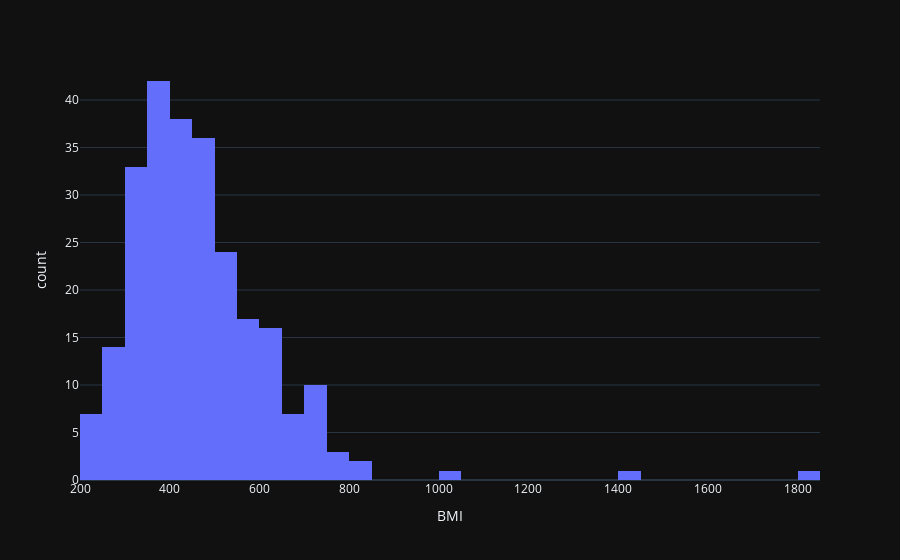
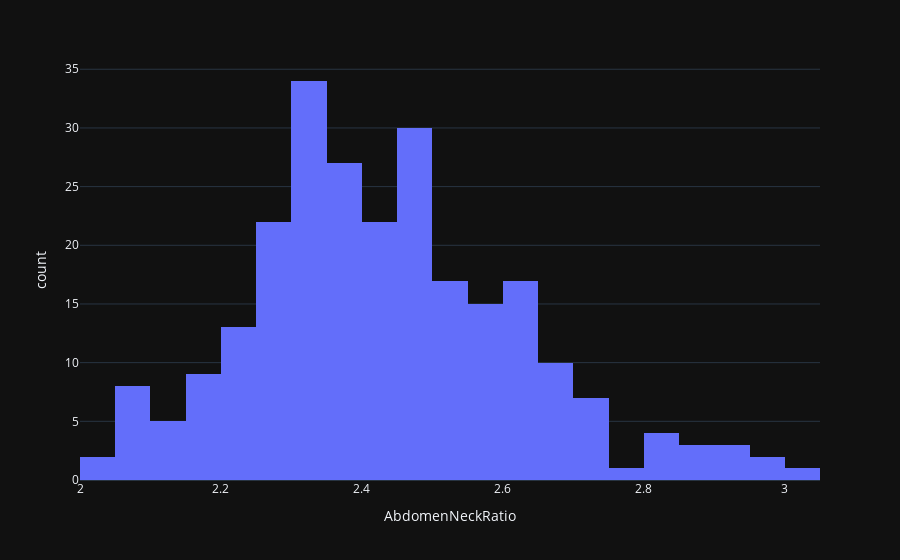
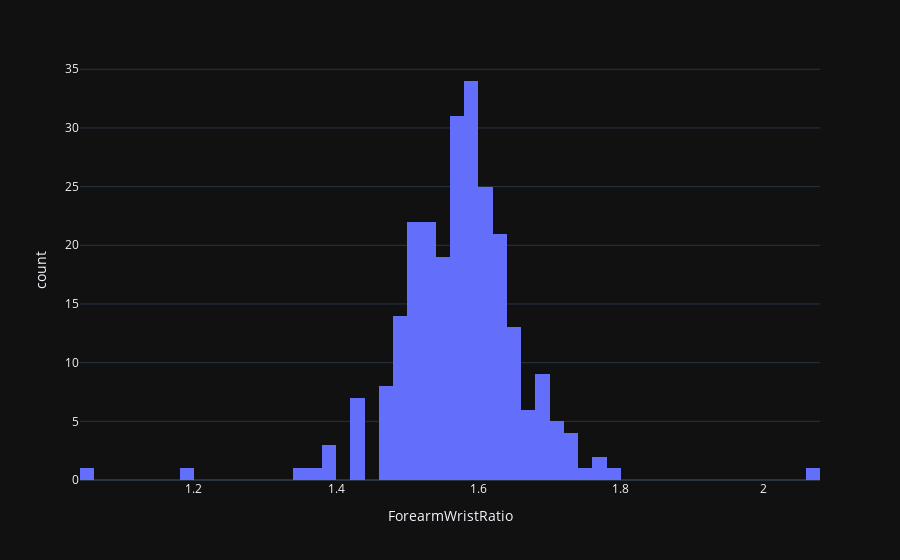
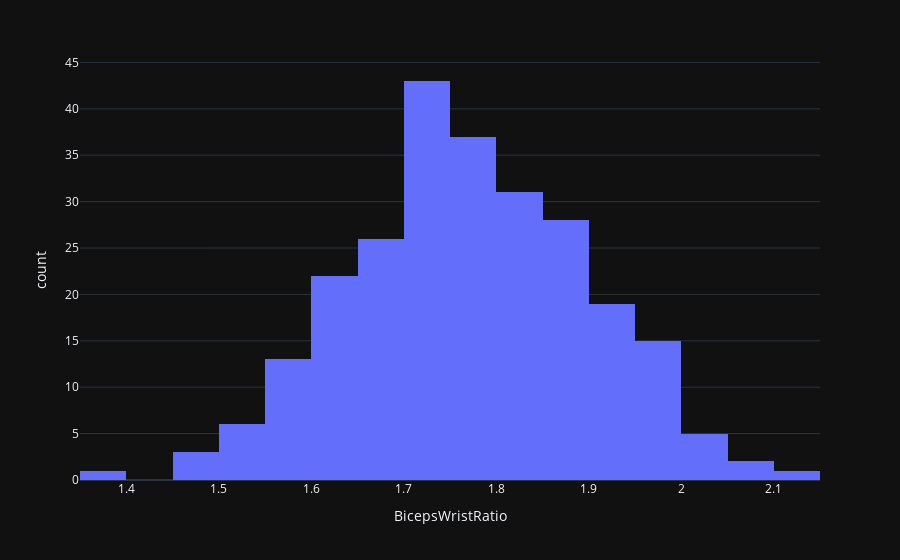

Notebook cell for these charts, in order:
### Code cell
dataFrame = pd.read_csv("bodyfat.csv")
print("Data set loaded. Num examples: ", len(dataFrame))

dataFrame['BMI'] = (dataFrame['Weight'] * dataFrame['Weight']) / dataFrame['Height']

dataFrame['AbdomenNeckRatio'] = dataFrame['Abdomen'] / dataFrame['Neck']

dataFrame['ForearmWristRatio'] = dataFrame['Forearm'] / dataFrame['Wrist']

dataFrame['BicepsWristRatio'] = dataFrame['Biceps'] / dataFrame['Wrist']

dataFrame['ThighAnkleRatio'] = dataFrame['Thigh'] / dataFrame['Ankle']

fig = px.histogram(dataFrame, x="BMI")
fig.show()

fig = px.histogram(dataFrame, x="AbdomenNeckRatio")
fig.show()

fig = px.histogram(dataFrame, x="ForearmWristRatio")
fig.show()

fig = px.histogram(dataFrame, x="BicepsWristRatio")
fig.show()

fig = px.histogram(dataFrame, x="ThighAnkleRatio")
fig.show()

fig = px.histogram(dataFrame, x="BodyFat")
fig.show()

fig = px.histogram(dataFrame, x="Height")
fig.show()

fig = px.histogram(dataFrame, x="Neck")
fig.show()

fig = px.histogram(dataFrame, x="Weight")
fig.show()

fig = px.histogram(dataFrame, x="Age")
fig.show()

fig = px.histogram(dataFrame, x="Knee")
fig.show()

fig = px.histogram(dataFrame, x="Ankle")
fig.show()

fig = px.histogram(dataFrame, x="Biceps")
fig.show()

fig = px.histogram(dataFrame, x="Forearm")
fig.show()

fig = px.histogram(dataFrame, x="Wrist")
fig.show()

fig = px.histogram(dataFrame, x="Abdomen")
fig.show()

fig = px.histogram(dataFrame, x="Hip")
fig.show()

fig = px.histogram(dataFrame, x="Thigh")
fig.show()

dataFrame.describe()
dataFrame

### Figure 1 — Plotly figure (JSON) as saved in the notebook; plotly's stock layout.template omitted (floating-point values rounded to 4 significant figures; data arrays with more than 128 entries replaced by an {"elided": "..."} marker saying what was removed)
{"data": [{"alignmentgroup": "True", "bingroup": "x", "hovertemplate": "BMI=%{x}<br>count=%{y}<extra></extra>", "legendgroup": "", "marker": {"color": "#636efa", "pattern": {"shape": ""}}, "name": "", "offsetgroup": "", "orientation": "v", "showlegend": false, "x": {"elided": "252 float values"}, "xaxis": "x", "yaxis": "y", "type": "histogram"}], "layout": {"xaxis": {"anchor": "y", "domain": [0.0, 1.0], "title": {"text": "BMI"}}, "yaxis": {"anchor": "x", "domain": [0.0, 1.0], "title": {"text": "count"}}, "legend": {"tracegroupgap": 0}, "margin": {"t": 60}, "barmode": "relative"}}

### Figure 2 — Plotly figure (JSON) as saved in the notebook; plotly's stock layout.template omitted (floating-point values rounded to 4 significant figures; data arrays with more than 128 entries replaced by an {"elided": "..."} marker saying what was removed)
{"data": [{"alignmentgroup": "True", "bingroup": "x", "hovertemplate": "AbdomenNeckRatio=%{x}<br>count=%{y}<extra></extra>", "legendgroup": "", "marker": {"color": "#636efa", "pattern": {"shape": ""}}, "name": "", "offsetgroup": "", "orientation": "v", "showlegend": false, "x": {"elided": "252 float values"}, "xaxis": "x", "yaxis": "y", "type": "histogram"}], "layout": {"xaxis": {"anchor": "y", "domain": [0.0, 1.0], "title": {"text": "AbdomenNeckRatio"}}, "yaxis": {"anchor": "x", "domain": [0.0, 1.0], "title": {"text": "count"}}, "legend": {"tracegroupgap": 0}, "margin": {"t": 60}, "barmode": "relative"}}

### Figure 3 — Plotly figure (JSON) as saved in the notebook; plotly's stock layout.template omitted (floating-point values rounded to 4 significant figures; data arrays with more than 128 entries replaced by an {"elided": "..."} marker saying what was removed)
{"data": [{"alignmentgroup": "True", "bingroup": "x", "hovertemplate": "ForearmWristRatio=%{x}<br>count=%{y}<extra></extra>", "legendgroup": "", "marker": {"color": "#636efa", "pattern": {"shape": ""}}, "name": "", "offsetgroup": "", "orientation": "v", "showlegend": false, "x": {"elided": "252 float values"}, "xaxis": "x", "yaxis": "y", "type": "histogram"}], "layout": {"xaxis": {"anchor": "y", "domain": [0.0, 1.0], "title": {"text": "ForearmWristRatio"}}, "yaxis": {"anchor": "x", "domain": [0.0, 1.0], "title": {"text": "count"}}, "legend": {"tracegroupgap": 0}, "margin": {"t": 60}, "barmode": "relative"}}

### Figure 4 — Plotly figure (JSON) as saved in the notebook; plotly's stock layout.template omitted (floating-point values rounded to 4 significant figures; data arrays with more than 128 entries replaced by an {"elided": "..."} marker saying what was removed)
{"data": [{"alignmentgroup": "True", "bingroup": "x", "hovertemplate": "BicepsWristRatio=%{x}<br>count=%{y}<extra></extra>", "legendgroup": "", "marker": {"color": "#636efa", "pattern": {"shape": ""}}, "name": "", "offsetgroup": "", "orientation": "v", "showlegend": false, "x": {"elided": "252 float values"}, "xaxis": "x", "yaxis": "y", "type": "histogram"}], "layout": {"xaxis": {"anchor": "y", "domain": [0.0, 1.0], "title": {"text": "BicepsWristRatio"}}, "yaxis": {"anchor": "x", "domain": [0.0, 1.0], "title": {"text": "count"}}, "legend": {"tracegroupgap": 0}, "margin": {"t": 60}, "barmode": "relative"}}
